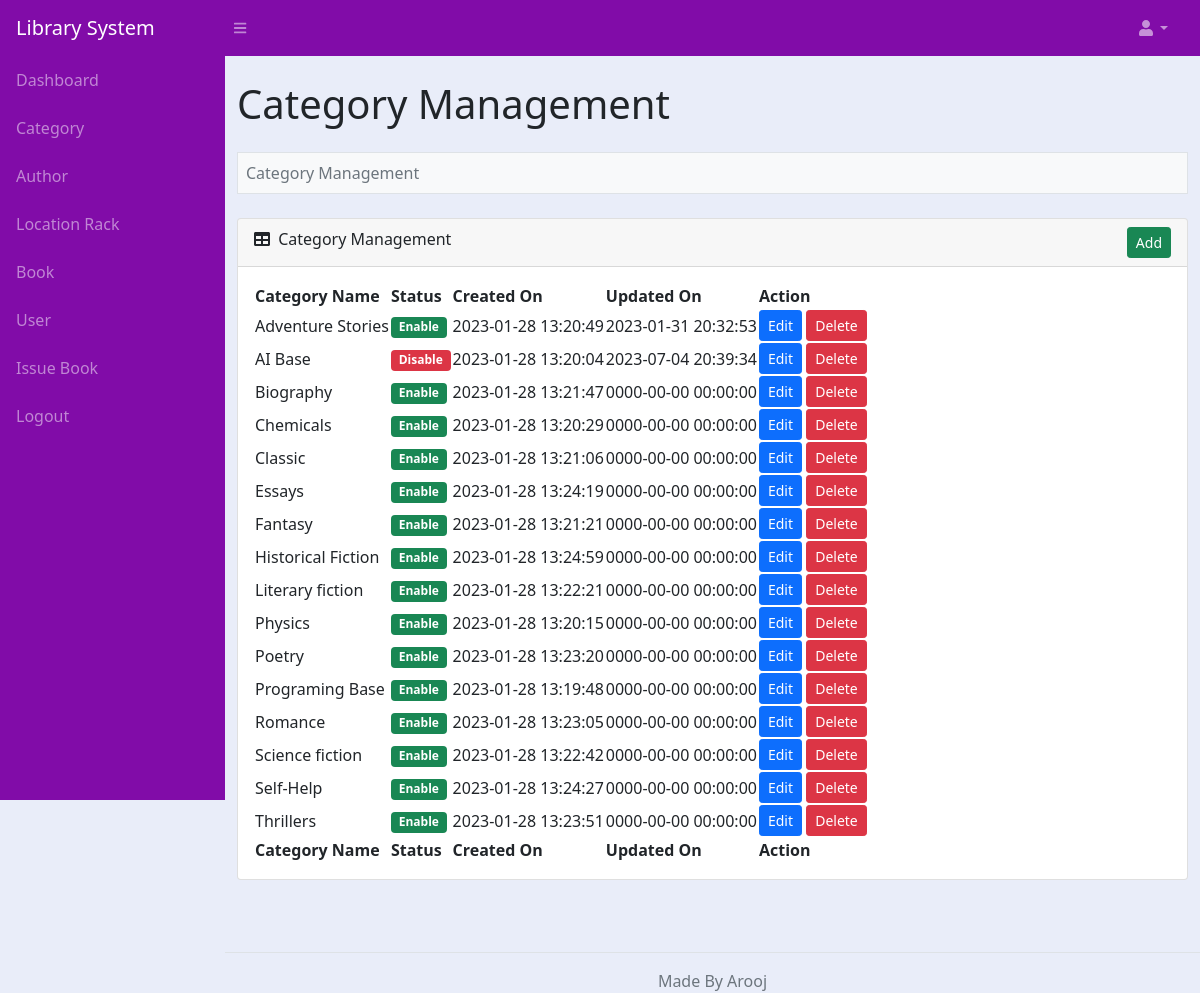
/category_admin.php (signed in), run on the app's committed database.
### tables this page shows
CREATE TABLE `lms_category` (
  `category_id` int(10) NOT NULL,
  `category_name` varchar(100) NOT NULL,
  `category_status` varchar(50) NOT NULL,
  `category_created_on` datetime NOT NULL,
  `category_updated_on` datetime NOT NULL
);

### function.php (called while the page is built, shortened)
<?php
function convert_data($string, $action = 'encrypt')
{
	$encrypt_method = "AES-256-CBC";
	$secret_key = 'AA74CDCC2BBRT935136HH7B63C27';
	$secret_iv = '5fgf5HJ5g27';
	$key = hash('sha256', $secret_key);
	$iv = substr(hash('sha256', $secret_iv), 0, 16);
	if ($action == 'encrypt')
	{
		$output = openssl_encrypt($string, $encrypt_method, $key, 0, $iv);
	    $output = base64_encode($output);
	}
	else if ($action == 'decrypt')
	{
		$output = openssl_decrypt(base64_decode($string), $encrypt_method, $key, 0, $iv);
	}
	return $output;
}
?>

### category_admin.php (the view, shortened to what this page needs)
<?php
include 'database_connection.php';
include 'function.php';
$error = '';
$query = "SELECT * FROM lms_category ORDER BY category_name ASC";
$statement = $connect->prepare($query);
$statement->execute();
include 'header.php';
?>
<div class="container-fluid py-4" style="min-height: 700px;">
	<h1>Category Management</h1>
	<?php
	if(isset($_GET['action']))
	{
		if($_GET['action'] == 'add')
		{
	?>
	<ol class="breadcrumb mt-4 mb-4 bg-light p-2 border">
		<li class="breadcrumb-item"><a href="category_admin.php">Category Management</a></li>
		<li class="breadcrumb-item active">Add Category</li>
	</ol>
	<div class="row">
		<div class="col-md-6">
			<?php
			if($error != '')
			{
				echo '<div class="alert alert-danger alert-dismissible fade show" role="alert"><ul class="list-unstyled">'.$error.'</ul> <button type="button" class="btn-close" data-bs-dismiss="alert" aria-label="Close"></button></div>';
			}
			?>
			<div class="card mb-4">
				<div class="card-header">
					<i class="fas fa-user-plus"></i> Add New Category
                </div>
                <div class="card-body">
                	<form method="POST">
                		<div class="mb-3">
                			<label class="form-label">Category Name</label>
                			<input type="text" name="category_name" id="category_name" class="form-control" />
                		</div>
                		<div class="mt-4 mb-0">
                			<input type="submit" name="add_category" value="Add" class="btn btn-success" />
                		</div>
                	</form>
                </div>
            </div>
		</div>
	</div>
	<?php
		}
		else if($_GET["action"] == 'edit')
		{
			$category_id = convert_data($_GET["code"],'decrypt');
			if($category_id > 0)
			{
				$query = "SELECT * FROM lms_category WHERE category_id = '$category_id'";
				$category_result = $connect->query($query);
				foreach($category_result as $category_row)
				{
				?>
	<ol class="breadcrumb mt-4 mb-4 bg-light p-2 border">
		<li class="breadcrumb-item"><a href="category_admin.php">Category Management</a></li>
		<li class="breadcrumb-item active">Edit Category</li>
	</ol>
	<div class="row">
		<div class="col-md-6">
			<div class="card mb-4">
				<div class="card-header">
					<i class="fas fa-user-edit"></i> Edit Category Details
				</div>
				<div class="card-body">
					<form method="post">
						<div class="mb-3">
							<label class="form-label">Category Name</label>
							<input type="text" name="category_name" id="category_name" class="form-control" value="<?php echo $category_row['category_name']; ?>" />
						</div>
						<div class="mt-4 mb-0">
							<input type="hidden" name="category_id" value="<?php echo $_GET['code']; ?>" />
							<input type="submit" name="edit_category" class="btn btn-primary" value="Edit" />
						</div>
					</form>
				</div>
			</div>
		</div>
	</div>
				<?php
				}
			}
		}
	}
	else
	{
	?>
	<ol class="breadcrumb mt-4 mb-4 bg-light p-2 border">
		<li class="breadcrumb-item active">Category Management</li>
	</ol>
	<div class="card mb-4">
		<div class="card-header">
			<div class="row">
				<div class="col col-md-6">
					<i class="fas fa-table me-1"></i> Category Management
				</div>
				<div class="col col-md-6" align="right">
					<a href="category_admin.php?action=add" class="btn btn-success btn-sm">Add</a>
				</div>
			</div>
		</div>
		<div class="card-body">
			<table id="datatablesSimple">
				<thead>
					<tr>
						<th>Category Name</th>
						<th>Status</th>
						<th>Created On</th>
						<th>Updated On</th>
						<th>Action</th>
					</tr>
				</thead>
				<tfoot>
					<tr>
						<th>Category Name</th>
						<th>Status</th>
						<th>Created On</th>
						<th>Updated On</th>
						<th>Action</th>
					</tr>
				</tfoot>
				<tbody>
				<?php
				if($statement->rowCount() > 0)
				{
					foreach($statement->fetchAll() as $row)
					{
						$category_status = '';
						if($row['category_status'] == 'Enable')
						{
							$category_status = '<div class="badge bg-success">Enable</div>';
						}
						else
						{
							$category_status = '<div class="badge bg-danger">Disable</div>';
						}
						echo '
						<tr>
							<td>'.$row["category_name"].'</td>
							<td>'.$category_status.'</td>
							<td>'.$row["category_created_on"].'</td>
							<td>'.$row["category_updated_on"].'</td>
							<td>
								<a href="category_admin.php?action=edit&code='.convert_data($row["category_id"]).'" class="btn btn-sm btn-primary">Edit</a>
								<button name="delete_button" class="btn btn-danger btn-sm" onclick="delete_data(`'.$row["category_id"].'`, `'.$row["category_status"].'`)">Delete</button>
							</td>
						</tr>
						';
					}
				}
				else
				{
					echo '
					<tr>
						<td colspan="4" class="text-center">No Data Found</td>
					</tr>
					';
				}
				?>
				</tbody>
			</table>
		</div>
	</div>
	<?php
	}
	?>
</div>
<?php
include 'footer.php';
?>

### data on the page
lms_category: category_name "Adventure Stories", category_status "Enable", category_created_on "2023-01-28 13:20:49", category_updated_on "2023-01-31 20:32:53"
lms_category: category_name "AI Base", category_status "Disable", category_created_on "2023-01-28 13:20:04", category_updated_on "2023-07-04 20:39:34"
lms_category: category_name "Biography", category_status "Enable", category_created_on "2023-01-28 13:21:47", category_updated_on "0000-00-00 00:00:00"
lms_category: category_name "Chemicals", category_status "Enable", category_created_on "2023-01-28 13:20:29", category_updated_on "0000-00-00 00:00:00"
lms_category: category_name "Classic", category_status "Enable", category_created_on "2023-01-28 13:21:06", category_updated_on "0000-00-00 00:00:00"
lms_category: category_name "Essays", category_status "Enable", category_created_on "2023-01-28 13:24:19", category_updated_on "0000-00-00 00:00:00"
lms_category: category_name "Fantasy", category_status "Enable", category_created_on "2023-01-28 13:21:21", category_updated_on "0000-00-00 00:00:00"
lms_category: category_name "Historical Fiction", category_status "Enable", category_created_on "2023-01-28 13:24:59", category_updated_on "0000-00-00 00:00:00"
lms_category: category_name "Literary fiction", category_status "Enable", category_created_on "2023-01-28 13:22:21", category_updated_on "0000-00-00 00:00:00"
lms_category: category_name "Physics", category_status "Enable", category_created_on "2023-01-28 13:20:15", category_updated_on "0000-00-00 00:00:00"
lms_category: category_name "Poetry", category_status "Enable", category_created_on "2023-01-28 13:23:20", category_updated_on "0000-00-00 00:00:00"
lms_category: category_name "Programing Base", category_status "Enable", category_created_on "2023-01-28 13:19:48", category_updated_on "0000-00-00 00:00:00"
lms_category: category_name "Romance", category_status "Enable", category_created_on "2023-01-28 13:23:05", category_updated_on "0000-00-00 00:00:00"
lms_category: category_name "Science fiction", category_status "Enable", category_created_on "2023-01-28 13:22:42", category_updated_on "0000-00-00 00:00:00"
lms_category: category_name "Self-Help", category_status "Enable", category_created_on "2023-01-28 13:24:27", category_updated_on "0000-00-00 00:00:00"
lms_category: category_name "Thrillers", category_status "Enable", category_created_on "2023-01-28 13:23:51", category_updated_on "0000-00-00 00:00:00"
